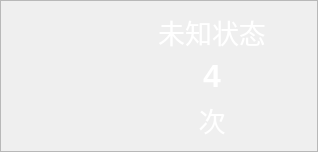
                    <widget class="QFrame" name="frame_6">
                     <property name="minimumSize">
                      <size>
                       <width>150</width>
                       <height>150</height>
                      </size>
                     </property>
                     <property name="maximumSize">
                      <size>
                       <width>600</width>
                       <height>200</height>
                      </size>
                     </property>
                     <property name="styleSheet">
                      <string notr="true">.QFrame{
border-image: url(:/images/border002.png);
}</string>
                     </property>
                     <property name="frameShape">
                      <enum>QFrame::StyledPanel</enum>
                     </property>
                     <property name="frameShadow">
                      <enum>QFrame::Raised</enum>
                     </property>
                     <layout class="QHBoxLayout" name="horizontalLayout_9">
                      <item>
                       <spacer name="horizontalSpacer_9">
                        <property name="orientation">
                         <enum>Qt::Horizontal</enum>
                        </property>
                        <property name="sizeHint" stdset="0">
                         <size>
                          <width>40</width>
                          <height>20</height>
                         </size>
                        </property>
                       </spacer>
                      </item>
                      <item>
                       <widget class="QLabel" name="label_7">
                        <property name="minimumSize">
                         <size>
                          <width>60</width>
                          <height>60</height>
                         </size>
                        </property>
                        <property name="maximumSize">
                         <size>
                          <width>60</width>
                          <height>60</height>
                         </size>
                        </property>
                        <property name="styleSheet">
                         <string notr="true">border-image: url(:/images/unknown.png);</string>
                        </property>
                        <property name="text">
                         <string/>
                        </property>
                       </widget>
                      </item>
                      <item>
                       <spacer name="horizontalSpacer_14">
                        <property name="orientation">
                         <enum>Qt::Horizontal</enum>
                        </property>
                        <property name="sizeHint" stdset="0">
                         <size>
                          <width>40</width>
                          <height>20</height>
                         </size>
                        </property>
                       </spacer>
                      </item>
                      <item>
                       <layout class="QVBoxLayout" name="verticalLayout_8">
                        <item>
                         <widget class="QLabel" name="label_17">
                          <property name="font">
                           <font>
                            <pointsize>20</pointsize>
                           </font>
                          </property>
                          <property name="styleSheet">
                           <string notr="true">color:white</string>
                          </property>
                          <property name="text">
                           <string>未知状态</string>
                          </property>
                          <property name="alignment">
                           <set>Qt::AlignCenter</set>
                          </property>
                         </widget>
                        </item>
                        <item>
                         <widget class="QLabel" name="label_18">
                          <property name="font">
                           <font>
                            <pointsize>24</pointsize>
                            <bold>true</bold>
                           </font>
                          </property>
                          <property name="styleSheet">
                           <string notr="true">color:white</string>
                          </property>
                          <property name="text">
                           <string>4</string>
                          </property>
                          <property name="alignment">
                           <set>Qt::AlignCenter</set>
                          </property>
                         </widget>
                        </item>
                        <item>
                         <widget class="QLabel" name="label_19">
                          <property name="font">
                           <font>
                            <pointsize>20</pointsize>
                           </font>
                          </property>
                          <property name="styleSheet">
                           <string notr="true">color:white</string>
                          </property>
                          <property name="text">
                           <string>次</string>
                          </property>
                          <property name="alignment">
                           <set>Qt::AlignCenter</set>
                          </property>
                         </widget>
                        </item>
                       </layout>
                      </item>
                      <item>
                       <spacer name="horizontalSpacer_10">
                        <property name="orientation">
                         <enum>Qt::Horizontal</enum>
                        </property>
                        <property name="sizeHint" stdset="0">
                         <size>
                          <width>40</width>
                          <height>20</height>
                         </size>
                        </property>
                       </spacer>
                      </item>
                     </layout>
                    </widget>
